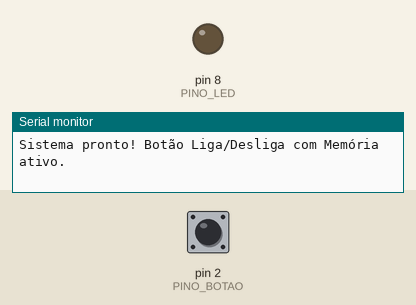
Bench run of a sketch on a simulated Arduino Uno, built with avr-gcc and run on an emulated ATmega328P. Shown: output pins drawn as LEDs (lit = HIGH), the last lines printed to the serial monitor. Inputs (shaded band) come from the test bench; at power-on: pin 2 (PINO_BOTAO) HIGH.

Above: at 1.2 s.
1.3 s: pin 2 (PINO_BOTAO) pulled LOW for 0.15 s
At 2.5 s:
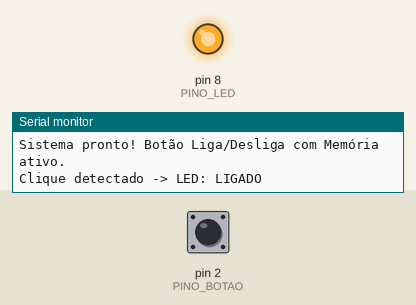
2.9 s: pin 2 (PINO_BOTAO) pulled LOW for 1 s
At 4.0 s:
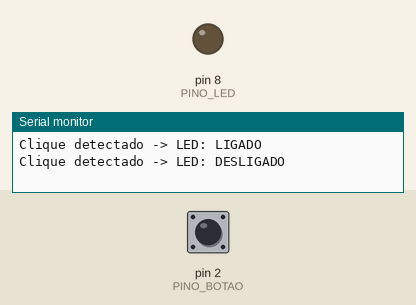
5.4 s: pin 2 (PINO_BOTAO) pulled LOW for 3.2 s
At 6.0 s:
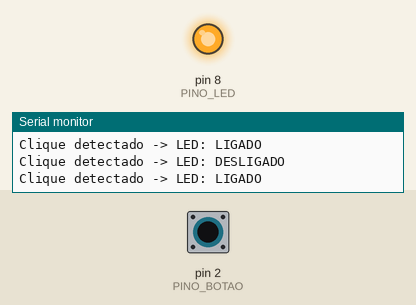
Timing chart, 0 to 8.4 s (numbered marks = the images above; inputs shaded):
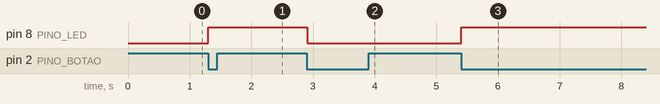

The sketch:

p11_botao_liga_desliga_com_memoria.ino
```cpp
/*
 * Projeto 11: Botão Liga/Desliga com Memória
 * O que faz: Alterna o estado do LED (aceso/apagado) a cada clique no botão, com filtro de debounce.
 * Ligações: D2 (Botão ao GND), D8 (LED Verde via resistor 220 Ω)
 * Bibliotecas: Nenhuma biblioteca extra
 * Material: 80 Projetos Arduino
 */

const byte PINO_BOTAO = 2; // Botão ligado ao GND (INPUT_PULLUP)
const byte PINO_LED = 8;   // LED verde com resistor de 220 Ω

const unsigned int TEMPO_DEBOUNCE_MS = 50; // AJUSTE AQUI: filtro contra repique do botão

bool estadoLed = false;
bool leituraAnterior = HIGH;

void setup() {
  Serial.begin(9600);
  pinMode(PINO_BOTAO, INPUT_PULLUP);
  pinMode(PINO_LED, OUTPUT);
  digitalWrite(PINO_LED, LOW);

  Serial.println(F("Sistema pronto! Botão Liga/Desliga com Memória ativo."));
}

void loop() {
  bool leituraAtual = digitalRead(PINO_BOTAO);

  // Detecta apenas o instante em que o botão acabou de ser pressionado (HIGH -> LOW)
  if (leituraAnterior == HIGH && leituraAtual == LOW) {
    estadoLed = !estadoLed;
    digitalWrite(PINO_LED, estadoLed ? HIGH : LOW);

    Serial.print(F("Clique detectado -> LED: "));
    Serial.println(estadoLed ? F("LIGADO") : F("DESLIGADO"));
    delay(TEMPO_DEBOUNCE_MS);
  }

  leituraAnterior = leituraAtual;
  delay(10);
}
```

Measured:
- after the input at 1.3 s, pin 8 (PINO_LED): LOW → HIGH at once
- after the input at 2.9 s, pin 8 (PINO_LED): HIGH → LOW at once
- after the input at 5.4 s, pin 8 (PINO_LED): LOW → HIGH at once
